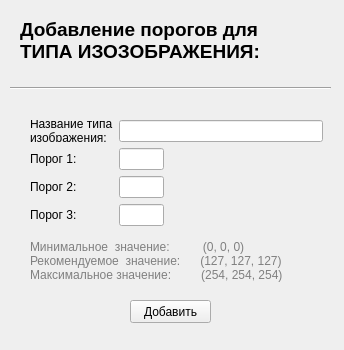
<?xml version="1.0" encoding="UTF-8"?>
<ui version="4.0">
 <class>Form</class>
 <widget class="QWidget" name="Form">
  <property name="geometry">
   <rect>
    <x>0</x>
    <y>0</y>
    <width>344</width>
    <height>350</height>
   </rect>
  </property>
  <property name="minimumSize">
   <size>
    <width>344</width>
    <height>350</height>
   </size>
  </property>
  <property name="maximumSize">
   <size>
    <width>344</width>
    <height>350</height>
   </size>
  </property>
  <property name="windowTitle">
   <string>Form</string>
  </property>
  <property name="accessibleName">
   <string/>
  </property>
  <widget class="QPushButton" name="pushButton">
   <property name="geometry">
    <rect>
     <x>130</x>
     <y>300</y>
     <width>81</width>
     <height>23</height>
    </rect>
   </property>
   <property name="text">
    <string>Добавить</string>
   </property>
  </widget>
  <widget class="QLabel" name="label_5">
   <property name="geometry">
    <rect>
     <x>20</x>
     <y>10</y>
     <width>361</width>
     <height>61</height>
    </rect>
   </property>
   <property name="font">
    <font>
     <pointsize>14</pointsize>
     <weight>75</weight>
     <bold>true</bold>
    </font>
   </property>
   <property name="text">
    <string>Добавление порогов для
ТИПА ИЗОЗОБРАЖЕНИЯ:</string>
   </property>
  </widget>
  <widget class="Line" name="line">
   <property name="geometry">
    <rect>
     <x>10</x>
     <y>80</y>
     <width>321</width>
     <height>16</height>
    </rect>
   </property>
   <property name="orientation">
    <enum>Qt::Horizontal</enum>
   </property>
  </widget>
  <widget class="QLabel" name="label_6">
   <property name="geometry">
    <rect>
     <x>30</x>
     <y>230</y>
     <width>291</width>
     <height>61</height>
    </rect>
   </property>
   <property name="styleSheet">
    <string notr="true">color: rgb(128, 128, 128);</string>
   </property>
   <property name="text">
    <string>Минимальное  значение:          (0, 0, 0)
Рекомендуемое  значение:      (127, 127, 127)
Максимальное значение:         (254, 254, 254)</string>
   </property>
  </widget>
  <widget class="QWidget" name="layoutWidget">
   <property name="geometry">
    <rect>
     <x>30</x>
     <y>120</y>
     <width>293</width>
     <height>106</height>
    </rect>
   </property>
   <layout class="QGridLayout" name="gridLayout">
    <item row="1" column="1">
     <widget class="QLineEdit" name="lineEdit_2"/>
    </item>
    <item row="2" column="1">
     <widget class="QLineEdit" name="lineEdit_3"/>
    </item>
    <item row="3" column="0">
     <widget class="QLabel" name="label_4">
      <property name="text">
       <string>Порог 3:</string>
      </property>
     </widget>
    </item>
    <item row="1" column="0">
     <widget class="QLabel" name="label_2">
      <property name="text">
       <string>Порог 1:</string>
      </property>
     </widget>
    </item>
    <item row="2" column="0">
     <widget class="QLabel" name="label_3">
      <property name="text">
       <string>Порог 2:</string>
      </property>
     </widget>
    </item>
    <item row="1" column="2">
     <widget class="QLabel" name="label_7">
      <property name="text">
       <string>ᅠ ᅠᅠ ᅠᅠ ᅠᅠ ᅠ ᅠᅠ ᅠᅠ</string>
      </property>
     </widget>
    </item>
    <item row="0" column="0">
     <widget class="QLabel" name="label">
      <property name="text">
       <string>Название типа
изображения:</string>
      </property>
     </widget>
    </item>
    <item row="3" column="1">
     <widget class="QLineEdit" name="lineEdit_4"/>
    </item>
    <item row="0" column="1" colspan="2">
     <widget class="QLineEdit" name="lineEdit"/>
    </item>
    <item row="2" column="2">
     <widget class="QLabel" name="label_8">
      <property name="text">
       <string>ᅠ ᅠᅠ ᅠᅠ ᅠᅠ ᅠ ᅠᅠ ᅠᅠ</string>
      </property>
     </widget>
    </item>
    <item row="3" column="2">
     <widget class="QLabel" name="label_9">
      <property name="text">
       <string>ᅠ ᅠᅠ ᅠᅠ ᅠᅠ ᅠ ᅠᅠ ᅠᅠ</string>
      </property>
     </widget>
    </item>
   </layout>
  </widget>
 </widget>
 <resources/>
 <connections/>
</ui>
